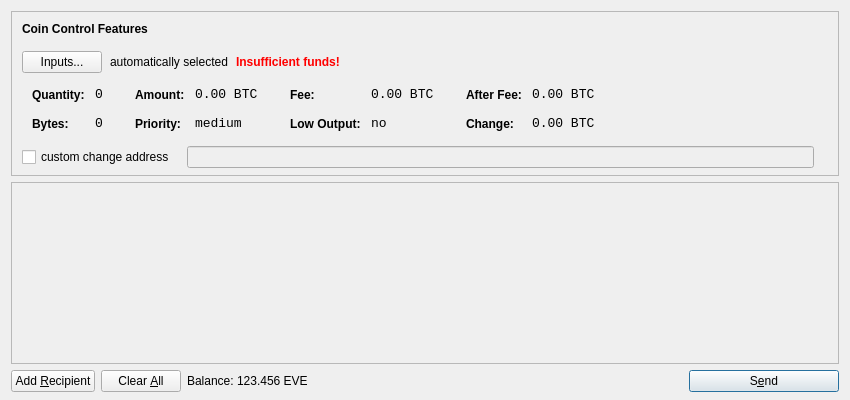
<?xml version="1.0" encoding="UTF-8"?>
<ui version="4.0">
 <class>SendCoinsDialog</class>
 <widget class="QDialog" name="SendCoinsDialog">
  <property name="geometry">
   <rect>
    <x>0</x>
    <y>0</y>
    <width>850</width>
    <height>400</height>
   </rect>
  </property>
  <property name="windowTitle">
   <string>Send Coins</string>
  </property>
  <layout class="QVBoxLayout" name="verticalLayout" stretch="0,1,0">
   <property name="bottomMargin">
    <number>8</number>
   </property>
   <item>
    <widget class="QFrame" name="frameCoinControl">
     <property name="sizePolicy">
      <sizepolicy hsizetype="Expanding" vsizetype="Expanding">
       <horstretch>0</horstretch>
       <verstretch>0</verstretch>
      </sizepolicy>
     </property>
     <property name="maximumSize">
      <size>
       <width>16777215</width>
       <height>16777215</height>
      </size>
     </property>
     <property name="frameShape">
      <enum>QFrame::StyledPanel</enum>
     </property>
     <property name="frameShadow">
      <enum>QFrame::Sunken</enum>
     </property>
     <layout class="QVBoxLayout" name="verticalLayoutCoinControl2">
      <property name="spacing">
       <number>-1</number>
      </property>
      <property name="leftMargin">
       <number>0</number>
      </property>
      <property name="topMargin">
       <number>0</number>
      </property>
      <property name="rightMargin">
       <number>0</number>
      </property>
      <property name="bottomMargin">
       <number>6</number>
      </property>
      <item>
       <layout class="QVBoxLayout" name="verticalLayoutCoinControl" stretch="0,0,0,0,1">
        <property name="spacing">
         <number>0</number>
        </property>
        <property name="leftMargin">
         <number>10</number>
        </property>
        <property name="topMargin">
         <number>10</number>
        </property>
        <item>
         <layout class="QHBoxLayout" name="horizontalLayoutCoinControl1">
          <property name="bottomMargin">
           <number>15</number>
          </property>
          <item>
           <widget class="QLabel" name="labelCoinControlFeatures">
            <property name="sizePolicy">
             <sizepolicy hsizetype="Preferred" vsizetype="Maximum">
              <horstretch>0</horstretch>
              <verstretch>0</verstretch>
             </sizepolicy>
            </property>
            <property name="font">
             <font>
              <weight>75</weight>
              <bold>true</bold>
             </font>
            </property>
            <property name="styleSheet">
             <string notr="true">font-weight:bold;</string>
            </property>
            <property name="text">
             <string>Coin Control Features</string>
            </property>
           </widget>
          </item>
         </layout>
        </item>
        <item>
         <layout class="QHBoxLayout" name="horizontalLayoutCoinControl2" stretch="0,0,0,0">
          <property name="spacing">
           <number>8</number>
          </property>
          <property name="bottomMargin">
           <number>10</number>
          </property>
          <item>
           <widget class="QPushButton" name="pushButtonCoinControl">
            <property name="styleSheet">
             <string notr="true"/>
            </property>
            <property name="text">
             <string>Inputs...</string>
            </property>
           </widget>
          </item>
          <item>
           <widget class="QLabel" name="labelCoinControlAutomaticallySelected">
            <property name="text">
             <string>automatically selected</string>
            </property>
            <property name="margin">
             <number>5</number>
            </property>
           </widget>
          </item>
          <item>
           <widget class="QLabel" name="labelCoinControlInsuffFunds">
            <property name="font">
             <font>
              <weight>75</weight>
              <bold>true</bold>
             </font>
            </property>
            <property name="styleSheet">
             <string notr="true">color:red;font-weight:bold;</string>
            </property>
            <property name="text">
             <string>Insufficient funds!</string>
            </property>
            <property name="margin">
             <number>5</number>
            </property>
           </widget>
          </item>
          <item>
           <spacer name="horizontalSpacerCoinControl">
            <property name="orientation">
             <enum>Qt::Horizontal</enum>
            </property>
            <property name="sizeHint" stdset="0">
             <size>
              <width>40</width>
              <height>1</height>
             </size>
            </property>
           </spacer>
          </item>
         </layout>
        </item>
        <item>
         <widget class="QWidget" name="widgetCoinControl" native="true">
          <property name="sizePolicy">
           <sizepolicy hsizetype="Preferred" vsizetype="Preferred">
            <horstretch>0</horstretch>
            <verstretch>0</verstretch>
           </sizepolicy>
          </property>
          <property name="minimumSize">
           <size>
            <width>0</width>
            <height>0</height>
           </size>
          </property>
          <property name="styleSheet">
           <string notr="true"/>
          </property>
          <layout class="QHBoxLayout" name="horizontalLayoutCoinControl5">
           <property name="margin">
            <number>0</number>
           </property>
           <item>
            <layout class="QHBoxLayout" name="horizontalLayoutCoinControl3" stretch="0,0,0,1">
             <property name="spacing">
              <number>20</number>
             </property>
             <property name="topMargin">
              <number>0</number>
             </property>
             <property name="bottomMargin">
              <number>10</number>
             </property>
             <item>
              <layout class="QFormLayout" name="formLayoutCoinControl1">
               <property name="horizontalSpacing">
                <number>10</number>
               </property>
               <property name="verticalSpacing">
                <number>14</number>
               </property>
               <property name="leftMargin">
                <number>10</number>
               </property>
               <property name="topMargin">
                <number>4</number>
               </property>
               <property name="rightMargin">
                <number>6</number>
               </property>
               <item row="0" column="0">
                <widget class="QLabel" name="labelCoinControlQuantityText">
                 <property name="styleSheet">
                  <string notr="true">font-weight:bold;</string>
                 </property>
                 <property name="text">
                  <string>Quantity:</string>
                 </property>
                 <property name="margin">
                  <number>0</number>
                 </property>
                </widget>
               </item>
               <item row="0" column="1">
                <widget class="QLabel" name="labelCoinControlQuantity">
                 <property name="font">
                  <font>
                   <family>Monospace</family>
                   <pointsize>10</pointsize>
                  </font>
                 </property>
                 <property name="cursor">
                  <cursorShape>IBeamCursor</cursorShape>
                 </property>
                 <property name="contextMenuPolicy">
                  <enum>Qt::ActionsContextMenu</enum>
                 </property>
                 <property name="text">
                  <string notr="true">0</string>
                 </property>
                 <property name="margin">
                  <number>0</number>
                 </property>
                 <property name="textInteractionFlags">
                  <set>Qt::LinksAccessibleByMouse|Qt::TextSelectableByKeyboard|Qt::TextSelectableByMouse</set>
                 </property>
                </widget>
               </item>
               <item row="1" column="0">
                <widget class="QLabel" name="labelCoinControlBytesText">
                 <property name="styleSheet">
                  <string notr="true">font-weight:bold;</string>
                 </property>
                 <property name="text">
                  <string>Bytes:</string>
                 </property>
                </widget>
               </item>
               <item row="1" column="1">
                <widget class="QLabel" name="labelCoinControlBytes">
                 <property name="font">
                  <font>
                   <family>Monospace</family>
                   <pointsize>10</pointsize>
                  </font>
                 </property>
                 <property name="cursor">
                  <cursorShape>IBeamCursor</cursorShape>
                 </property>
                 <property name="contextMenuPolicy">
                  <enum>Qt::ActionsContextMenu</enum>
                 </property>
                 <property name="text">
                  <string notr="true">0</string>
                 </property>
                 <property name="textInteractionFlags">
                  <set>Qt::LinksAccessibleByMouse|Qt::TextSelectableByKeyboard|Qt::TextSelectableByMouse</set>
                 </property>
                </widget>
               </item>
              </layout>
             </item>
             <item>
              <layout class="QFormLayout" name="formLayoutCoinControl2">
               <property name="horizontalSpacing">
                <number>10</number>
               </property>
               <property name="verticalSpacing">
                <number>14</number>
               </property>
               <property name="leftMargin">
                <number>6</number>
               </property>
               <property name="topMargin">
                <number>4</number>
               </property>
               <property name="rightMargin">
                <number>6</number>
               </property>
               <item row="0" column="0">
                <widget class="QLabel" name="labelCoinControlAmountText">
                 <property name="styleSheet">
                  <string notr="true">font-weight:bold;</string>
                 </property>
                 <property name="text">
                  <string>Amount:</string>
                 </property>
                 <property name="margin">
                  <number>0</number>
                 </property>
                </widget>
               </item>
               <item row="0" column="1">
                <widget class="QLabel" name="labelCoinControlAmount">
                 <property name="font">
                  <font>
                   <family>Monospace</family>
                   <pointsize>10</pointsize>
                  </font>
                 </property>
                 <property name="cursor">
                  <cursorShape>IBeamCursor</cursorShape>
                 </property>
                 <property name="contextMenuPolicy">
                  <enum>Qt::ActionsContextMenu</enum>
                 </property>
                 <property name="text">
                  <string notr="true">0.00 BTC</string>
                 </property>
                 <property name="textInteractionFlags">
                  <set>Qt::LinksAccessibleByMouse|Qt::TextSelectableByKeyboard|Qt::TextSelectableByMouse</set>
                 </property>
                </widget>
               </item>
               <item row="1" column="0">
                <widget class="QLabel" name="labelCoinControlPriorityText">
                 <property name="styleSheet">
                  <string notr="true">font-weight:bold;</string>
                 </property>
                 <property name="text">
                  <string>Priority:</string>
                 </property>
                </widget>
               </item>
               <item row="1" column="1">
                <widget class="QLabel" name="labelCoinControlPriority">
                 <property name="font">
                  <font>
                   <family>Monospace</family>
                   <pointsize>10</pointsize>
                  </font>
                 </property>
                 <property name="cursor">
                  <cursorShape>IBeamCursor</cursorShape>
                 </property>
                 <property name="contextMenuPolicy">
                  <enum>Qt::ActionsContextMenu</enum>
                 </property>
                 <property name="text">
                  <string>medium</string>
                 </property>
                 <property name="textInteractionFlags">
                  <set>Qt::LinksAccessibleByMouse|Qt::TextSelectableByKeyboard|Qt::TextSelectableByMouse</set>
                 </property>
                </widget>
               </item>
              </layout>
             </item>
             <item>
              <layout class="QFormLayout" name="formLayoutCoinControl3">
               <property name="horizontalSpacing">
                <number>10</number>
               </property>
               <property name="verticalSpacing">
                <number>14</number>
               </property>
               <property name="leftMargin">
                <number>6</number>
               </property>
               <property name="topMargin">
                <number>4</number>
               </property>
               <property name="rightMargin">
                <number>6</number>
               </property>
               <item row="0" column="0">
                <widget class="QLabel" name="labelCoinControlFeeText">
                 <property name="styleSheet">
                  <string notr="true">font-weight:bold;</string>
                 </property>
                 <property name="text">
                  <string>Fee:</string>
                 </property>
                 <property name="margin">
                  <number>0</number>
                 </property>
                </widget>
               </item>
               <item row="0" column="1">
                <widget class="QLabel" name="labelCoinControlFee">
                 <property name="font">
                  <font>
                   <family>Monospace</family>
                   <pointsize>10</pointsize>
                  </font>
                 </property>
                 <property name="cursor">
                  <cursorShape>IBeamCursor</cursorShape>
                 </property>
                 <property name="contextMenuPolicy">
                  <enum>Qt::ActionsContextMenu</enum>
                 </property>
                 <property name="text">
                  <string notr="true">0.00 BTC</string>
                 </property>
                 <property name="textInteractionFlags">
                  <set>Qt::LinksAccessibleByMouse|Qt::TextSelectableByKeyboard|Qt::TextSelectableByMouse</set>
                 </property>
                </widget>
               </item>
               <item row="1" column="0">
                <widget class="QLabel" name="labelCoinControlLowOutputText">
                 <property name="styleSheet">
                  <string notr="true">font-weight:bold;</string>
                 </property>
                 <property name="text">
                  <string>Low Output:</string>
                 </property>
                </widget>
               </item>
               <item row="1" column="1">
                <widget class="QLabel" name="labelCoinControlLowOutput">
                 <property name="font">
                  <font>
                   <family>Monospace</family>
                   <pointsize>10</pointsize>
                  </font>
                 </property>
                 <property name="cursor">
                  <cursorShape>IBeamCursor</cursorShape>
                 </property>
                 <property name="contextMenuPolicy">
                  <enum>Qt::ActionsContextMenu</enum>
                 </property>
                 <property name="text">
                  <string>no</string>
                 </property>
                 <property name="textInteractionFlags">
                  <set>Qt::LinksAccessibleByMouse|Qt::TextSelectableByKeyboard|Qt::TextSelectableByMouse</set>
                 </property>
                </widget>
               </item>
              </layout>
             </item>
             <item>
              <layout class="QFormLayout" name="formLayoutCoinControl4">
               <property name="horizontalSpacing">
                <number>10</number>
               </property>
               <property name="verticalSpacing">
                <number>14</number>
               </property>
               <property name="leftMargin">
                <number>6</number>
               </property>
               <property name="topMargin">
                <number>4</number>
               </property>
               <property name="rightMargin">
                <number>6</number>
               </property>
               <item row="0" column="0">
                <widget class="QLabel" name="labelCoinControlAfterFeeText">
                 <property name="styleSheet">
                  <string notr="true">font-weight:bold;</string>
                 </property>
                 <property name="text">
                  <string>After Fee:</string>
                 </property>
                 <property name="margin">
                  <number>0</number>
                 </property>
                </widget>
               </item>
               <item row="0" column="1">
                <widget class="QLabel" name="labelCoinControlAfterFee">
                 <property name="font">
                  <font>
                   <family>Monospace</family>
                   <pointsize>10</pointsize>
                  </font>
                 </property>
                 <property name="cursor">
                  <cursorShape>IBeamCursor</cursorShape>
                 </property>
                 <property name="contextMenuPolicy">
                  <enum>Qt::ActionsContextMenu</enum>
                 </property>
                 <property name="text">
                  <string notr="true">0.00 BTC</string>
                 </property>
                 <property name="textInteractionFlags">
                  <set>Qt::LinksAccessibleByMouse|Qt::TextSelectableByKeyboard|Qt::TextSelectableByMouse</set>
                 </property>
                </widget>
               </item>
               <item row="1" column="0">
                <widget class="QLabel" name="labelCoinControlChangeText">
                 <property name="styleSheet">
                  <string notr="true">font-weight:bold;</string>
                 </property>
                 <property name="text">
                  <string>Change:</string>
                 </property>
                </widget>
               </item>
               <item row="1" column="1">
                <widget class="QLabel" name="labelCoinControlChange">
                 <property name="font">
                  <font>
                   <family>Monospace</family>
                   <pointsize>10</pointsize>
                  </font>
                 </property>
                 <property name="cursor">
                  <cursorShape>IBeamCursor</cursorShape>
                 </property>
                 <property name="contextMenuPolicy">
                  <enum>Qt::ActionsContextMenu</enum>
                 </property>
                 <property name="text">
                  <string notr="true">0.00 BTC</string>
                 </property>
                 <property name="textInteractionFlags">
                  <set>Qt::LinksAccessibleByMouse|Qt::TextSelectableByKeyboard|Qt::TextSelectableByMouse</set>
                 </property>
                </widget>
               </item>
              </layout>
             </item>
            </layout>
           </item>
          </layout>
         </widget>
        </item>
        <item>
         <layout class="QHBoxLayout" name="horizontalLayoutCoinControl4" stretch="0,0,0">
          <property name="spacing">
           <number>12</number>
          </property>
          <property name="sizeConstraint">
           <enum>QLayout::SetDefaultConstraint</enum>
          </property>
          <property name="topMargin">
           <number>5</number>
          </property>
          <property name="rightMargin">
           <number>5</number>
          </property>
          <item>
           <widget class="QCheckBox" name="checkBoxCoinControlChange">
            <property name="text">
             <string>custom change address</string>
            </property>
           </widget>
          </item>
          <item>
           <widget class="QLineEdit" name="lineEditCoinControlChange">
            <property name="enabled">
             <bool>false</bool>
            </property>
            <property name="sizePolicy">
             <sizepolicy hsizetype="Expanding" vsizetype="Fixed">
              <horstretch>0</horstretch>
              <verstretch>0</verstretch>
             </sizepolicy>
            </property>
           </widget>
          </item>
          <item>
           <widget class="QLabel" name="labelCoinControlChangeLabel">
            <property name="sizePolicy">
             <sizepolicy hsizetype="Preferred" vsizetype="Expanding">
              <horstretch>0</horstretch>
              <verstretch>0</verstretch>
             </sizepolicy>
            </property>
            <property name="minimumSize">
             <size>
              <width>0</width>
              <height>0</height>
             </size>
            </property>
            <property name="text">
             <string/>
            </property>
            <property name="margin">
             <number>3</number>
            </property>
           </widget>
          </item>
         </layout>
        </item>
        <item>
         <spacer name="verticalSpacerCoinControl">
          <property name="orientation">
           <enum>Qt::Vertical</enum>
          </property>
          <property name="sizeHint" stdset="0">
           <size>
            <width>800</width>
            <height>1</height>
           </size>
          </property>
         </spacer>
        </item>
       </layout>
      </item>
     </layout>
    </widget>
   </item>
   <item>
    <widget class="QScrollArea" name="scrollArea">
     <property name="widgetResizable">
      <bool>true</bool>
     </property>
     <widget class="QWidget" name="scrollAreaWidgetContents">
      <property name="geometry">
       <rect>
        <x>0</x>
        <y>0</y>
        <width>830</width>
        <height>165</height>
       </rect>
      </property>
      <layout class="QVBoxLayout" name="verticalLayout_2">
       <property name="margin">
        <number>0</number>
       </property>
       <item>
        <layout class="QVBoxLayout" name="entries">
         <property name="spacing">
          <number>6</number>
         </property>
        </layout>
       </item>
       <item>
        <spacer name="verticalSpacer">
         <property name="orientation">
          <enum>Qt::Vertical</enum>
         </property>
         <property name="sizeHint" stdset="0">
          <size>
           <width>20</width>
           <height>40</height>
          </size>
         </property>
        </spacer>
       </item>
      </layout>
     </widget>
    </widget>
   </item>
   <item>
    <layout class="QHBoxLayout" name="horizontalLayout">
     <item>
      <widget class="QPushButton" name="addButton">
       <property name="toolTip">
        <string>Send to multiple recipients at once</string>
       </property>
       <property name="text">
        <string>Add &amp;Recipient</string>
       </property>
       <property name="icon">
        <iconset resource="../bitcoin.qrc">
         <normaloff>:/icons/add</normaloff>:/icons/add</iconset>
       </property>
       <property name="autoDefault">
        <bool>false</bool>
       </property>
      </widget>
     </item>
     <item>
      <widget class="QPushButton" name="clearButton">
       <property name="sizePolicy">
        <sizepolicy hsizetype="Minimum" vsizetype="Fixed">
         <horstretch>0</horstretch>
         <verstretch>0</verstretch>
        </sizepolicy>
       </property>
       <property name="toolTip">
        <string>Remove all transaction fields</string>
       </property>
       <property name="text">
        <string>Clear &amp;All</string>
       </property>
       <property name="icon">
        <iconset resource="../bitcoin.qrc">
         <normaloff>:/icons/remove</normaloff>:/icons/remove</iconset>
       </property>
       <property name="autoRepeatDelay">
        <number>300</number>
       </property>
       <property name="autoDefault">
        <bool>false</bool>
       </property>
      </widget>
     </item>
     <item>
      <layout class="QHBoxLayout" name="horizontalLayout_2">
       <property name="spacing">
        <number>3</number>
       </property>
       <item>
        <widget class="QLabel" name="label">
         <property name="text">
          <string>Balance:</string>
         </property>
        </widget>
       </item>
       <item>
        <widget class="QLabel" name="labelBalance">
         <property name="cursor">
          <cursorShape>IBeamCursor</cursorShape>
         </property>
         <property name="text">
          <string>123.456 EVE</string>
         </property>
         <property name="textInteractionFlags">
          <set>Qt::LinksAccessibleByMouse|Qt::TextSelectableByKeyboard|Qt::TextSelectableByMouse</set>
         </property>
        </widget>
       </item>
      </layout>
     </item>
     <item>
      <spacer name="horizontalSpacer">
       <property name="orientation">
        <enum>Qt::Horizontal</enum>
       </property>
       <property name="sizeHint" stdset="0">
        <size>
         <width>40</width>
         <height>20</height>
        </size>
       </property>
      </spacer>
     </item>
     <item>
      <widget class="QPushButton" name="sendButton">
       <property name="minimumSize">
        <size>
         <width>150</width>
         <height>0</height>
        </size>
       </property>
       <property name="toolTip">
        <string>Confirm the send action</string>
       </property>
       <property name="text">
        <string>S&amp;end</string>
       </property>
       <property name="icon">
        <iconset resource="../bitcoin.qrc">
         <normaloff>:/icons/send</normaloff>:/icons/send</iconset>
       </property>
       <property name="default">
        <bool>true</bool>
       </property>
      </widget>
     </item>
    </layout>
   </item>
  </layout>
 </widget>
 <resources>
  <include location="../bitcoin.qrc"/>
 </resources>
 <connections/>
</ui>
